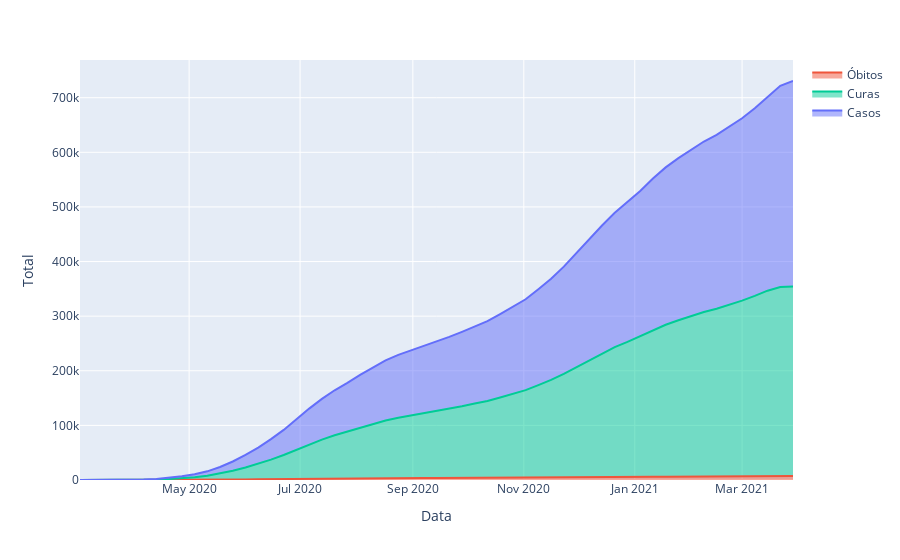

Notebook code for this chart:
### Code cell
df_bar = df_counts[['DataNotificacao', 'ConfirmadosAcumulado', 'ObitosAcumulado', 'CurasAcumulado']]\
    .groupby(['DataNotificacao'])\
    .sum()\
    .reset_index()\
    .rename({'ConfirmadosAcumulado': 'Casos', 'ObitosAcumulado': 'Óbitos', 'CurasAcumulado': 'Curas'}, axis=1)

fig = px.area(
    df_bar,
    x='DataNotificacao',
    y=[
        'Óbitos',
        'Curas',
        'Casos',
    ],
    labels={
        'variable': '',
        'DataNotificacao': 'Data',
        'value': 'Total',
    },
    color_discrete_sequence=['#EF553B', '#00CC96', '#636EFA'],
)

fig.show()
